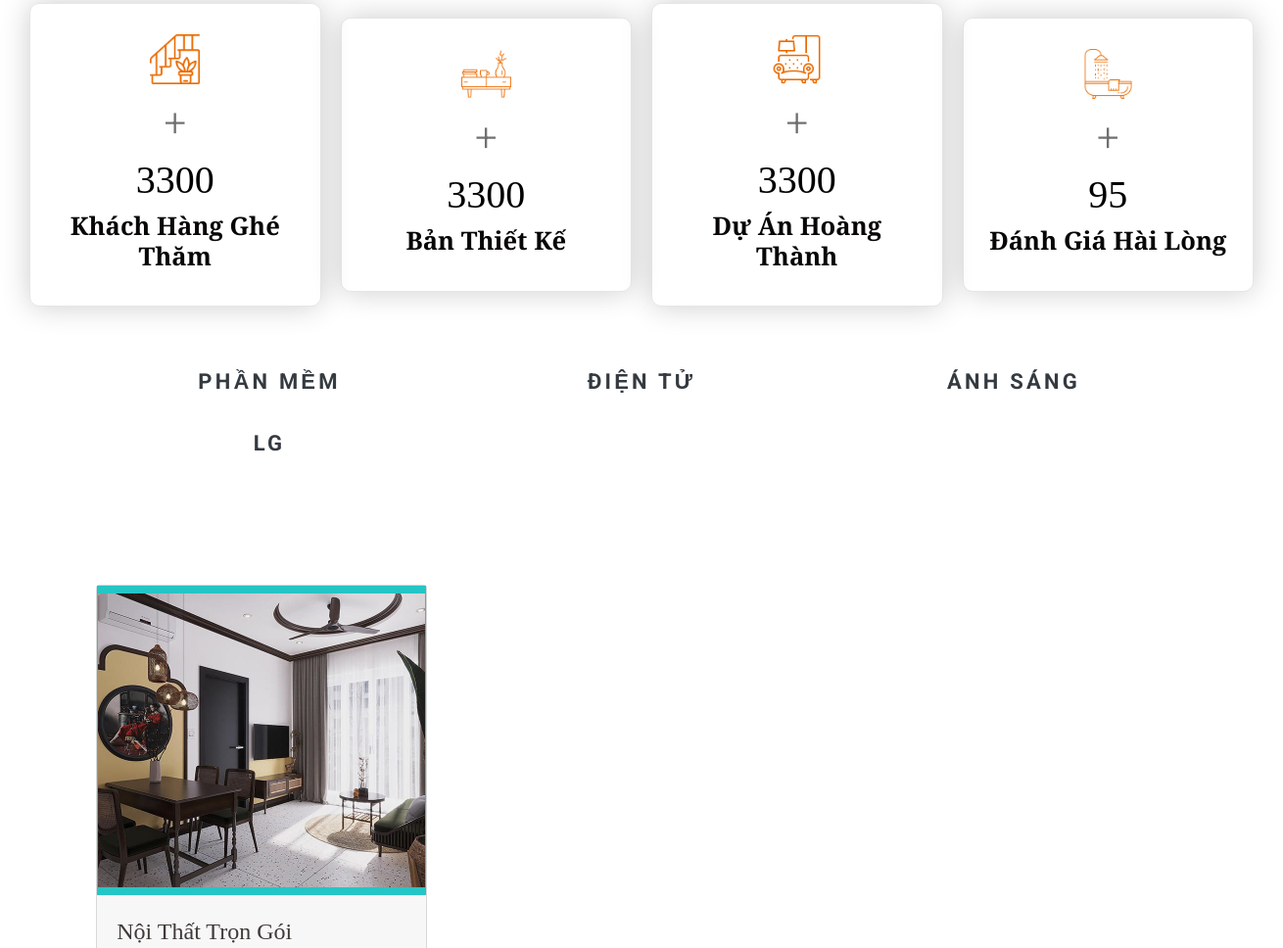
Before: /product.php (middle part) with the older database file.
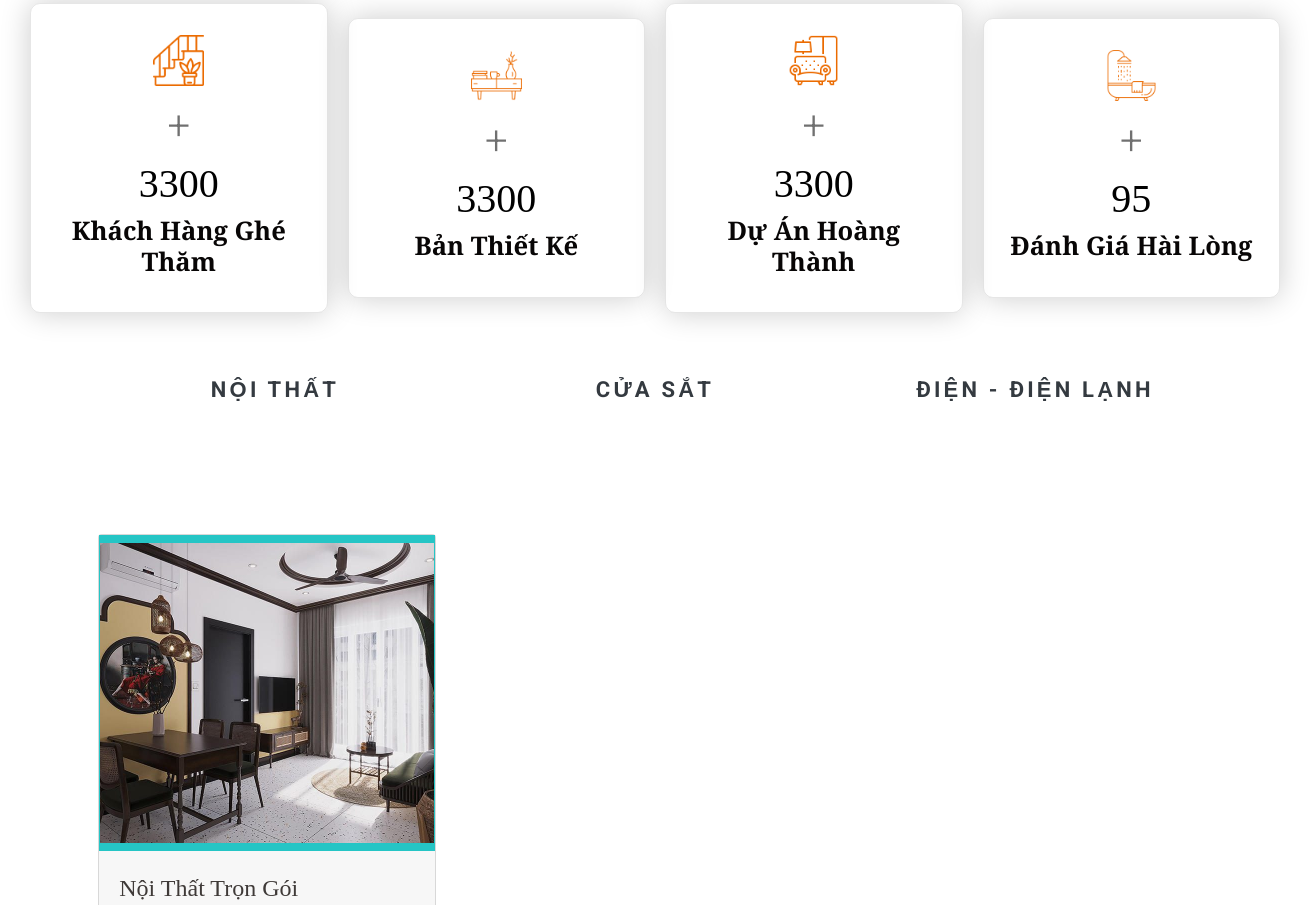
After: the same page with the newer database file.
### tables this page shows
CREATE TABLE `tbl_category` (
  `cat_id` int(11) NOT NULL,
  `cat_name` varchar(255) NOT NULL,
  `slug` varchar(255) NOT NULL
);

### classes/category.php (called while the page is built, shortened)
<?php
    $filepath = realpath(dirname(__FILE__));
    include_once ($filepath. '/../lib/database.php');
?>
<?php
    class category {
        private $db;
        public function __construct() {
            $this->db = new Database();
        }
        public function show_category(){
            $query = "SELECT * FROM tbl_category ORDER BY cat_id DESC";
            $result = $this->db->select($query);
            return $result;
        }
    }
?>

### lib/database.php (called while the page is built, shortened)
<?php
class Database{
  public $host   = DB_HOST;
  public $user   = DB_USER;
  public $pass   = DB_PASS;
  public $dbname = DB_NAME;
  public $link;
private function connectDB(){
  $this -> link = new mysqli($this->host, $this->user, $this->pass, $this->dbname);
    mysqli_set_charset($this->link, 'UTF8');
}
public function select($query){
  $result = $this->link->query($query) or
  die($this->link->error.__LINE__);
  if($result->num_rows > 0){
    return $result;
  } else {
    return false;
  }
}
}
?>

### product.php (the view, shortened to what this page needs)
<?php
include 'inc/header.php';
?>
<div class="untree_co--site-wrap">
  <main class="site-untree_co--main">
    <div class="countUp">
      <div class="Counter Counter_menber">
        <div class="Counter_img">
          <img src="public/images/icon-duan.png" alt="">
        </div>
        <span>+</span>
        <h1>3300 </h1>
        <h2>Khách Hàng Ghé Thăm</h2>
      </div>
      <div class="Counter Counter_ghetham">
        <div class="Counter_img">
          <img src="public/images/icon-ghetham.png" alt="">
        </div>
        <span>+</span>
        <h1>3300</h1>
        <h2>Bản Thiết Kế</h2>
      </div>
      <div class="Counter Counter_thietke">
        <div class="Counter_img">
          <img src="public/images/icon-thietke.png" alt="">
        </div>
        <span>+</span>
        <h1>3300</h1>
        <h2>Dự Án Hoàng Thành</h2>
      </div>
      <div class="Counter Counter_hailong">
        <div class="Counter_img">
          <img src="public/images/icon-hailong.png" alt="">
        </div>
        <span>+</span>
        <h1>95</h1>
        <h2>Đánh Giá Hài Lòng</h2>
      </div>
    </div>
    <div class="wrapper-product">
      <div class="product-menu text-center">
        <div class="container">
          <div class="row">
            <?php
                $show_cat = $cat -> show_category();
                if($show_cat){
                    while($result = $show_cat->fetch_assoc()){
                ?>
            <div class="col-md-4">
              <a href="san-pham/<?php echo $result['slug'] ?>" class="fs-18 text-dark readmore">
                <?php echo $result['cat_name'] ?>
              </a>
            </div>
            <?php } } ?>
          </div>
        </div>
      </div>
      <div class="clear20"></div>
      <div class="product-noithat">
      </div>
      <div class="clear40"></div>
      <div class="blog-section">
        <div class="setion-content blog">
          <div class="cards">
            <div class="card">
              <div class="image-section">
                <a class="image-section-link" href="" title="Chi tiết bài viết"><img src="public/images/img-chungcu.jpg"
                    alt=""></a>
              </div>
              <div class="article">
                <h4>Nội Thất Trọn Gói</h4>
              </div>
            </div>
          </div>
        </div>
      </div>
    </div>
  </main>
</div>
<?php include 'inc/footer.php' ?>

Changed rows visible on the page:
removed tbl_category: cat_name "PHẦN MỀM"
removed tbl_category: cat_name "ĐIỆN TỬ"
removed tbl_category: cat_name "ÁNH SÁNG"
removed tbl_category: cat_name "LG"
added tbl_category: cat_name "NỘI THẤT"
added tbl_category: cat_name "CỬA SẮT"
added tbl_category: cat_name "ĐIỆN - ĐIỆN LẠNH"
